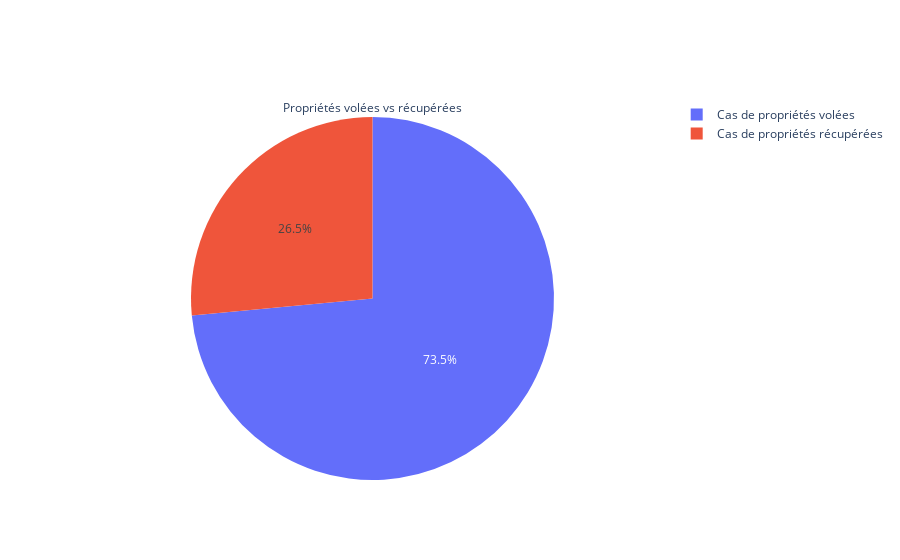

Here is the notebook cell this chart was saved with:
### Markdown cell above
## Ratio entre les properiétés récupérées vs non récupérés
D'après le diagramme en camembert ci-dessus on constate que dans les 3/4 des cas environ, les victimes de vols ne retrouvent pas leurs propriétés; ce qui prouve ncore que le vol pose un constitue une vraie problématique.

### Code cell
prop_theft_recovered = prop_theft['Cases_Property_Recovered'].sum()
prop_theft_stolen = prop_theft['Cases_Property_Stolen'].sum()

prop_vals = [prop_theft_stolen,prop_theft_recovered]


fig = go.Figure(data=[go.Pie(title="Propriétés volées vs récupérées", labels=['Cas de propriétés volées','Cas de propriétés récupérées'], values=prop_vals,sort=False)])

fig.show()

### Figure 1 — Plotly figure (JSON) as saved in the notebook; plotly's stock layout.template omitted (floating-point values rounded to 4 significant figures)
{"data": [{"labels": ["Cas de propriétés volées", "Cas de propriétés récupérées"], "sort": false, "title": {"text": "Propriétés volées vs récupérées"}, "type": "pie", "values": [8374162, 3019353]}], "layout": {}}
